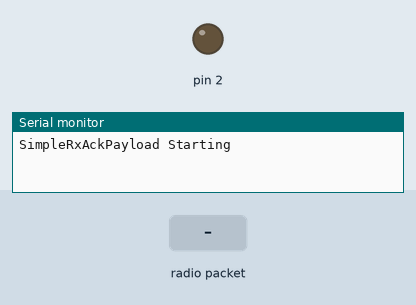
Simulated run of this sketch. Board: Arduino Uno, built with avr-gcc and run on an emulated ATmega328P. Shown: output pins drawn as LEDs (lit = HIGH), the last lines printed to the serial monitor. The test bench sets the inputs (shaded band). No radio packets arrive unless stated.

Above: at 1.2 s.
1.3 s: radio packet "1" arrives
At 2.5 s:
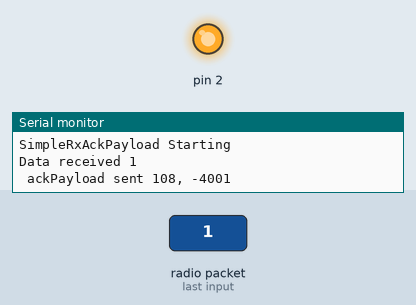
2.8 s: radio packet "0" arrives
At 3.8 s:
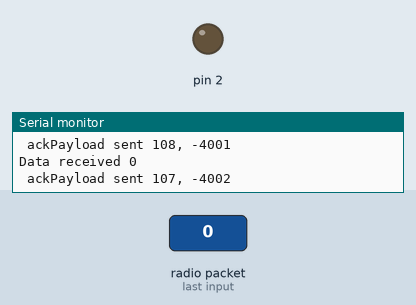
4.3 s: radio packet "2" arrives
At 4.9 s:
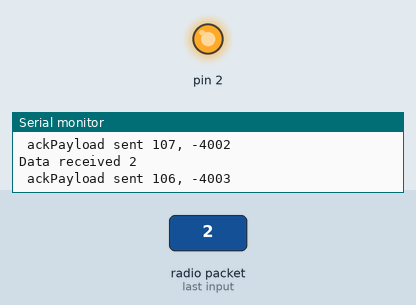
Timing chart, 0 to 7.3 s (numbered marks = the images above; inputs shaded):
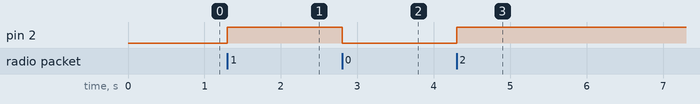

The sketch:

nrf24L01_Rx.ino
```cpp
#include <SPI.h>
#include <nRF24L01.h>
#include <RF24.h>

#define CE_PIN   9
#define CSN_PIN 10

const byte thisSlaveAddress[5] = {'a','d','i','t','a'};

RF24 radio(CE_PIN, CSN_PIN);

char dataReceived[10]; // this must match dataToSend in the TX
int ackData[2] = {109, -4000}; // the two values to be sent to the master
bool newData = false;
bool mode=0;
//==============

void setup() {

    Serial.begin(9600);

    Serial.println("SimpleRxAckPayload Starting");
    radio.begin();
    radio.setChannel(127);
    radio.setDataRate( RF24_250KBPS );
    radio.setPALevel(RF24_PA_MAX);
    radio.openReadingPipe(1, thisSlaveAddress);
    radio.enableAckPayload();
    radio.startListening();

    radio.writeAckPayload(1, &ackData, sizeof(ackData)); // pre-load data
    pinMode(2,OUTPUT);
    digitalWrite(2,LOW);
}

//==========

void loop() {
    getData();
    showData();
}

//============

void getData() {
    if ( radio.available() ) {
        radio.read( &dataReceived, sizeof(dataReceived) );
        updateReplyData();
        newData = true;
    }
}

//================

void showData() {
    if (newData == true) {
        Serial.print("Data received ");
        Serial.println(dataReceived);
        Serial.print(" ackPayload sent ");
        Serial.print(ackData[0]);
        Serial.print(", ");
        Serial.println(ackData[1]);
        newData = false;
        if(mode) {
          digitalWrite(2,LOW);
          mode=0;
        }
        else {
          digitalWrite(2,HIGH);
          mode=1;
        }
    }
}

//================

void updateReplyData() {
    ackData[0] -= 1;
    ackData[1] -= 1;
    if (ackData[0] < 100) {
        ackData[0] = 109;
    }
    if (ackData[1] < -4009) {
        ackData[1] = -4000;
    }
    radio.writeAckPayload(1, &ackData, sizeof(ackData)); // load the payload for the next time
}
```

Measured:
- after the input at 1.3 s, pin 2: LOW → HIGH at once
- after the input at 2.8 s, pin 2: HIGH → LOW at once
- after the input at 4.3 s, pin 2: LOW → HIGH at once
